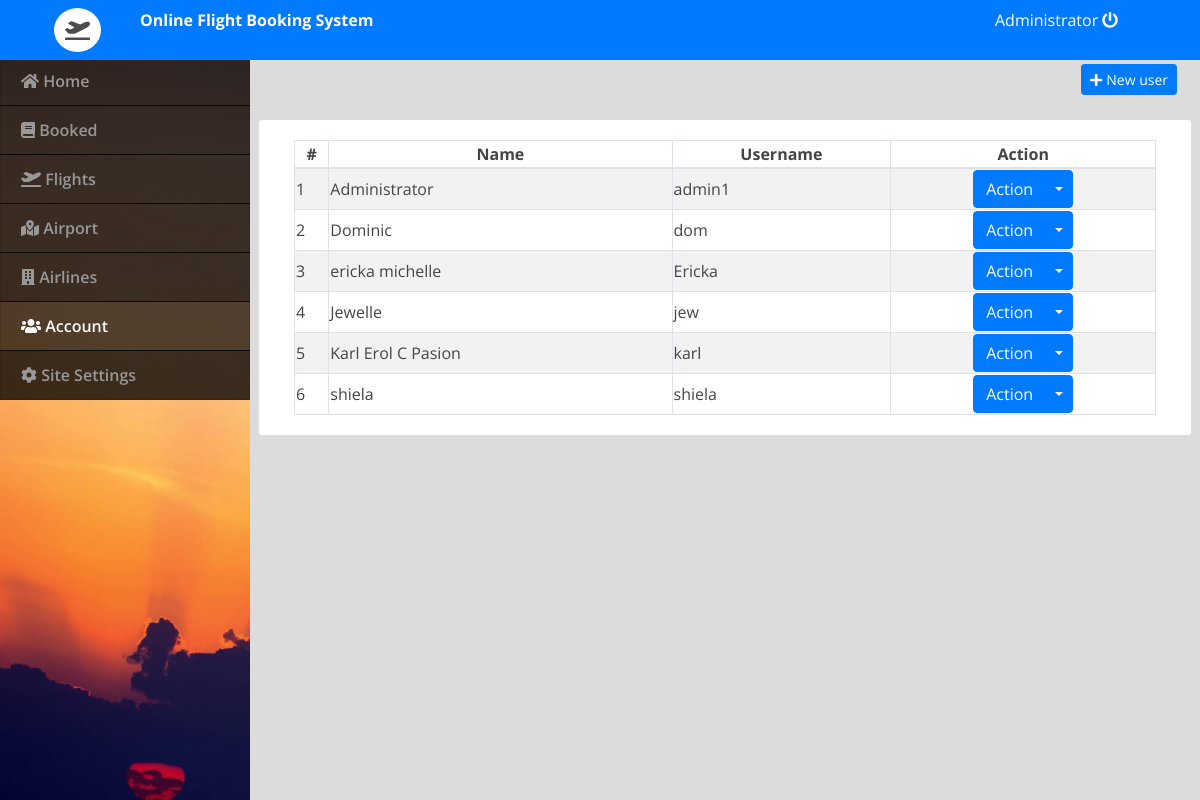
Page /admin/index.php?page=users (signed in) on the committed database.
### tables this page shows
CREATE TABLE `users` (
  `id` int(30) NOT NULL,
  `doctor_id` int(30) NOT NULL,
  `name` varchar(200) NOT NULL,
  `address` text NOT NULL,
  `contact` text NOT NULL,
  `username` varchar(100) NOT NULL,
  `password` varchar(200) NOT NULL,
  `type` tinyint(1) NOT NULL DEFAULT 2 COMMENT '1=admin , 2 = doctor,3=patient'
);

### admin/users.php (the view, shortened to what this page needs)
<div class="container-fluid">
	<div class="row">
		<div class="col-lg-12">
			<button class="btn btn-primary float-right btn-sm" id="new_user"><i class="fa fa-plus"></i> New user</button>
		</div>
	</div>
	<br>
	<div class="row">
		<div class="card col-lg-12">
			<div class="card-body">
				<table class="table-striped table-bordered col-md-12">
					<thead>
						<tr>
							<th class="text-center">#</th>
							<th class="text-center">Name</th>
							<th class="text-center">Username</th>
							<th class="text-center">Action</th>
						</tr>
					</thead>
					<tbody>
						<?php
						include('db_connect.php');
						$users = $conn->query("SELECT * FROM users order by name asc");
						$i = 1;
						while ($row = $users->fetch_assoc()) :
						?>
							<tr>
								<td>
									<?php echo $i++ ?>
								</td>
								<td>
									<?php echo $row['name'] ?>
								</td>
								<td>
									<?php echo $row['username'] ?>
								</td>
								<td>
									<center>
										<div class="btn-group">
											<button type="button" class="btn btn-primary">Action</button>
											<button type="button" class="btn btn-primary dropdown-toggle dropdown-toggle-split" data-toggle="dropdown" aria-haspopup="true" aria-expanded="false">
											</button>
										</div>
									</center>
								</td>
							</tr>
						<?php endwhile; ?>
					</tbody>
				</table>
			</div>
		</div>
	</div>
</div>

### admin/assets/css/style.css (style rules this page uses)
body { font-family: "Open Sans", sans-serif; color: #444444; width: 100%; height: calc(100%); }

### admin/index.php (style rules this page uses)
body { background: #80808045; }

### rows in the picture
users: name "Administrator", username "admin1"
users: name "Dominic", username "dom"
users: name "ericka michelle", username "Ericka"
users: name "Jewelle", username "jew"
users: name "Karl Erol C Pasion", username "karl"
users: name "shiela", username "shiela"

### other values in the picture
$_SESSION['login_name'] "Administrator"
